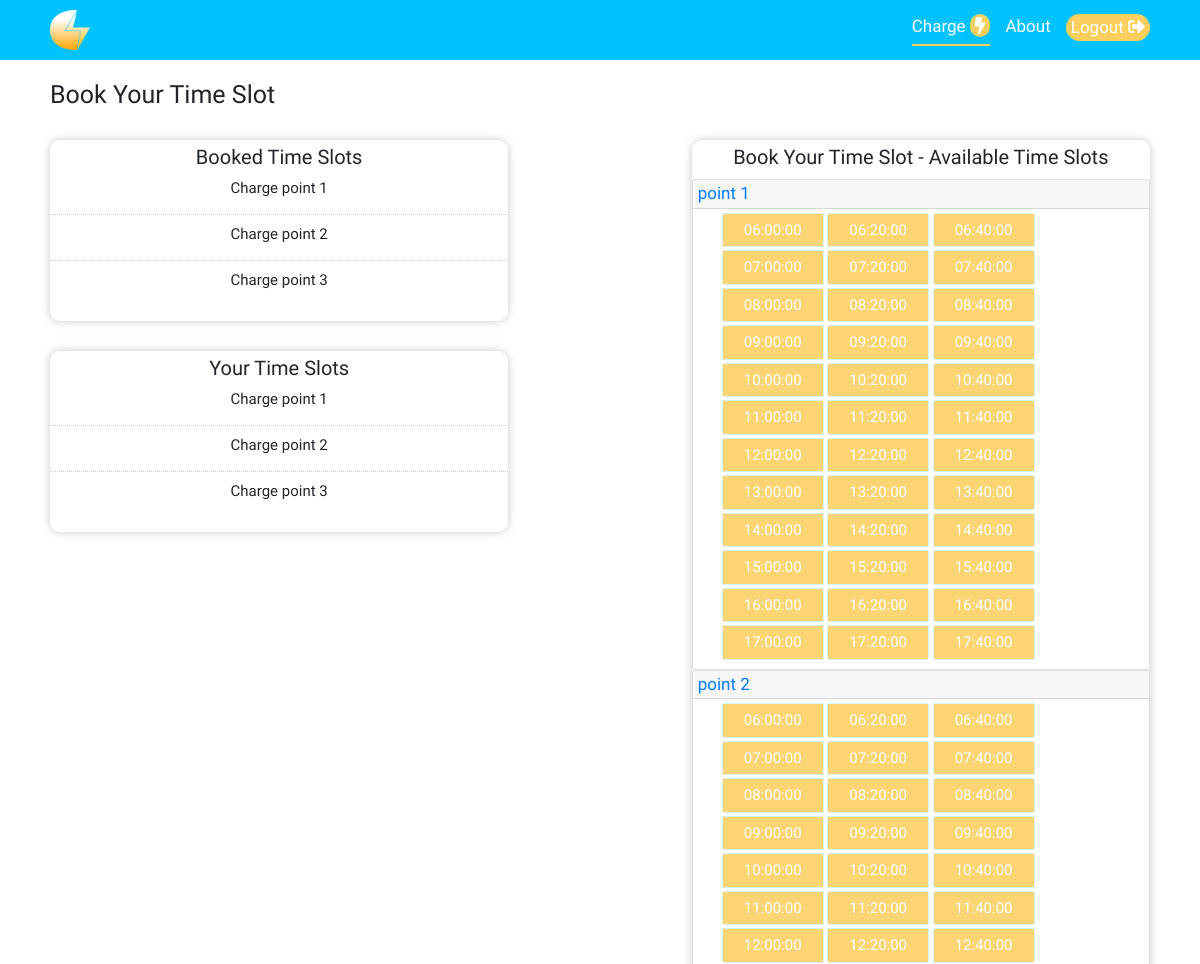
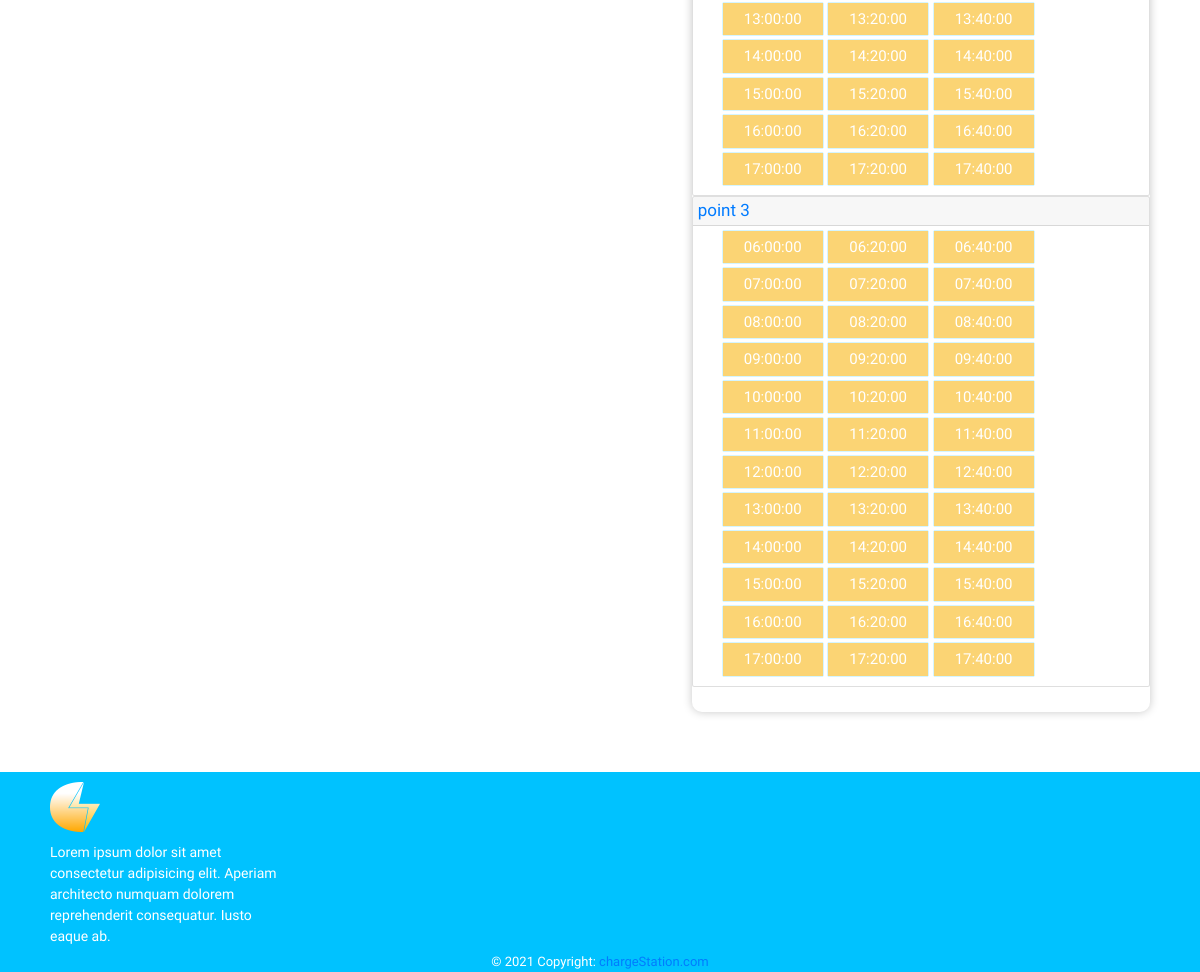
/user/FastCharge/ (signed in), run on the app's committed database (2 pictures, top to bottom).
### chargeStationManager/models.py (models this page shows, shortened)
class ChargePoint(models.Model):
    id = models.AutoField(primary_key=True)
    station_id = models.ForeignKey(get_user_model(), on_delete=models.CASCADE)
    point_number = models.CharField(max_length=50)
    occupied = models.BooleanField(default=False)

### users/views.py (the view, shortened to what this page needs)
# urls.py: path('<str:st_name>/', views.bookSlot, name='bookSlot'),
@login_required
def bookSlot(request, st_name):
    today = date.today()
    station = get_object_or_404(get_user_model(), station_name=st_name)
    cp = ChargePoint.objects.filter(station_id=station)
    slots = bookedSlotLogDetail.objects.filter(station=station, booked_date=today).order_by('charge_point_number','slot_booked_time')
    slot_s = chargeSlotsCaculation(cp, slots)
    if request.method == 'GET':
        return render(request, 'users/book_slots.html',{'station':station, 'cp':cp, 'slots':slots, 'slot_s':slot_s})

### users/templates/users/book_slots.html (shortened to what this page needs)
{% extends 'users/base.html' %}
{% load static %}
{% block content %}
          <div class="row book_time_slot">
            <div class="col-md-12 mb-5">
                <h2>Book Your Time Slot</h2>
            </div>
            <div class="col-md-5">
                <div class="row mb-5 booked_time_slot">
                    <div class="col-md-12 mb-3">
                        <h3 align='center'>Booked Time Slots</h3>
                    </div>
                    <div class="col-md-12">
                        <div class="row">
                          {% if cp %}
                            {% for p in cp %}
                              <div class="ChargePoint">
                                <div class="ChargePoint_num">
                                  <h4>Charge {{ p.point_number }}</h4>
                                </div>
                                <div class="ChargePoint_slots">
                                </div>
                              </div>
                            {% endfor %}
                          {% else %}
                          <h4>No Charge Points available</h4>
                          {% endif %}
                        </div>
                    </div>
                </div>
                <div class="row booked_time_slot">
                  <div class="col-md-12 mb-3">
                      <h3 align='center'>Your Time Slots</h3>
                  </div>
                  <div class="col-md-12">
                      <div class="row">
                        {% if cp %}
                          {% for p in cp %}
                            <div class="ChargePoint">
                              <div class="ChargePoint_num">
                                <h4>Charge {{ p.point_number }}</h4>
                              </div>
                              <div class="ChargePoint_slots">
                              </div>
                            </div>
                          {% endfor %}
                        {% else %}
                        <h4>No Charge Points available</h4>
                        {% endif %}
                      </div>
                  </div>
              </div>
              </div>
            <div class="col-md-2"></div>
            <div class="col-md-5">
              <div class="row booking_time_slot">
                <div class="col-md-12 mb-3">
                  <h3 align='center'>Book Your Time Slot - Available Time Slots</h3>
                </div>
                <div class="col-md-12">
                  <div class="accordion" id="accordionExample">
                    {% for point in cp %}
                    {% with point.id as num %}
                      <div class="card">
                        <div class="card-header" id="heading{{ point.point_number }}">
                          <h2 class="mb-0">
                            <button class="btn btn-link btn-block text-left" type="button" data-toggle="collapse" data-target="#{{ num }}" aria-expanded="true" aria-controls="{{ num }}">
                              {{ point.point_number }}
                            </button>
                          </h2>
                        </div>
                        <div id="{{ num }}" class="collapse show" aria-labelledby="heading{{ num }}" data-parent="#accordionExample">
                          <div class="card-body">
                            <div class="row">
                              <div class="col-md-12">
                                <div class="row">
                                  <div class="ChargePoint_slots">
                                    {% for  key, values in slot_s.items %}
                                      {% if key == point.point_number %}
                                          {% for value in values %}
                                            {% if value.status == 'not booked' %}
                                                <p class="slot" onclick="getValue('{{ value.time }}','{{ point.point_number }}')" disabled>{{ value.time }}</p>
                                              {% elif value.status == 'booked' %}
                                                {% if value.point == point.point_number %}
                                                  <p class="slot alert-danger" disabled>{{ value.time }}</p>
                                                {% else %}
                                                  <p class="slot" onclick="getValue('{{ value.time }}','{{ point.point_number }}')" disabled>{{ value.time }}</p>
                                                {% endif %}
                                              {% endif %}
                                          {% endfor %}
                                      {% endif %}
                                    {% endfor %}
                                  </div>
                                </div>
                              </div>
                            </div>
                          </div>
                        </div>
                      </div>
                      {% endwith %}
                    {% endfor %}
                  </div>
                </div>
                <div class="col-md-12">
                  <form action="" method="POST">
                    </form>
                </div>
              </div>
            </div>
          </div>
        </div>
{% endblock %}

### users/static/styles/styles.css (style rules this page uses)
* { margin: 0% !important; padding: 0% !important; box-sizing: border-box !important; }
html { font-size: 10px; }
body { font-family: 'KoHo', sans-serif; font-weight: 200; }
h2 { font-size: 2.5rem; }
h3 { font-size: 2rem; }
h4 { font-size: 1.5rem; }
.btn { font-size: 1.7rem; font-weight: 500; border: none; border-radius: 2rem; padding: .1rem .5rem !important; }
.book_time_slot { padding: 1rem 5rem !important; }
.booked_time_slot, .booking_time_slot { display: flex; flex-direction: column; box-shadow: 0 0 1rem rgb(200, 200, 200); padding: .5rem 0rem !important; border-radius: 1rem; }
.booking_time_slot form { display: flex; flex-direction: column; align-items: center; padding: .5rem 0rem !important; }
.ChargePoint { width: 100%; display: flex; flex-direction: column; align-items: center; margin-bottom: 1rem !important; }
.ChargePoint:not(:last-child) { border-bottom: 1px dotted rgba(204, 204, 204); }
.ChargePoint_num { width: auto; margin-bottom: .7rem !important; }
.ChargePoint_slots { padding: .5rem 3rem !important; width: 100%; }
.slot { display: inline-block !important; width: 100px; padding: .5rem !important; margin-right: .3rem !important; margin-bottom: .5rem !important; background-color: #fbce5edc; font-size: 1.5rem; font-weight: 500; color: #fff; text-align: center; box-shadow: 0 0 .1rem #00c3ff; border: none; }

### data on the page
ChargePoint: point_number "point 1", time "06:00:00" "06:20:00" "06:40:00" "07:00:00" "07:20:00" "07:40:00" "08:00:00" "08:20:00" "08:40:00" "09:00:00" "09:20:00" "09:40:00" "10:00:00" "10:20:00" "10:40:00" "11:00:00" "11:20:00" "11:40:00" "12:00:00" "12:20:00" "12:40:00" "13:00:00" "13:20:00" "13:40:00" "14:00:00" "14:20:00" "14:40:00" "15:00:00" "15:20:00" "15:40:00" "16:00:00" "16:20:00" "16:40:00" "17:00:00" "17:20:00" "17:40:00"
ChargePoint: point_number "point 2", time "06:00:00" "06:20:00" "06:40:00" "07:00:00" "07:20:00" "07:40:00" "08:00:00" "08:20:00" "08:40:00" "09:00:00" "09:20:00" "09:40:00" "10:00:00" "10:20:00" "10:40:00" "11:00:00" "11:20:00" "11:40:00" "12:00:00" "12:20:00" "12:40:00" "13:00:00" "13:20:00" "13:40:00" "14:00:00" "14:20:00" "14:40:00" "15:00:00" "15:20:00" "15:40:00" "16:00:00" "16:20:00" "16:40:00" "17:00:00" "17:20:00" "17:40:00"
ChargePoint: point_number "point 3", time "06:00:00" "06:20:00" "06:40:00" "07:00:00" "07:20:00" "07:40:00" "08:00:00" "08:20:00" "08:40:00" "09:00:00" "09:20:00" "09:40:00" "10:00:00" "10:20:00" "10:40:00" "11:00:00" "11:20:00" "11:40:00" "12:00:00" "12:20:00" "12:40:00" "13:00:00" "13:20:00" "13:40:00" "14:00:00" "14:20:00" "14:40:00" "15:00:00" "15:20:00" "15:40:00" "16:00:00" "16:20:00" "16:40:00" "17:00:00" "17:20:00" "17:40:00"
